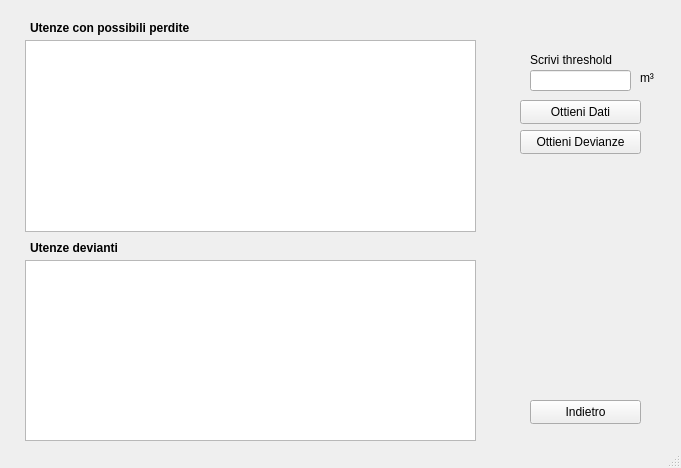
<?xml version="1.0" encoding="UTF-8"?>
<ui version="4.0">
 <class>Analisi</class>
 <widget class="QMainWindow" name="Analisi">
  <property name="geometry">
   <rect>
    <x>0</x>
    <y>0</y>
    <width>681</width>
    <height>468</height>
   </rect>
  </property>
  <property name="minimumSize">
   <size>
    <width>681</width>
    <height>468</height>
   </size>
  </property>
  <property name="maximumSize">
   <size>
    <width>681</width>
    <height>468</height>
   </size>
  </property>
  <property name="windowTitle">
   <string>Analisi dei consumi</string>
  </property>
  <widget class="QWidget" name="centralwidget">
   <widget class="QLabel" name="label_perdite">
    <property name="geometry">
     <rect>
      <x>30</x>
      <y>20</y>
      <width>271</width>
      <height>16</height>
     </rect>
    </property>
    <property name="font">
     <font>
      <weight>75</weight>
      <bold>true</bold>
     </font>
    </property>
    <property name="text">
     <string>Utenze con possibili perdite</string>
    </property>
   </widget>
   <widget class="QLabel" name="label_devianti">
    <property name="geometry">
     <rect>
      <x>30</x>
      <y>240</y>
      <width>141</width>
      <height>16</height>
     </rect>
    </property>
    <property name="font">
     <font>
      <weight>75</weight>
      <bold>true</bold>
     </font>
    </property>
    <property name="text">
     <string>Utenze devianti</string>
    </property>
   </widget>
   <widget class="QPushButton" name="button_dati">
    <property name="geometry">
     <rect>
      <x>520</x>
      <y>100</y>
      <width>121</width>
      <height>24</height>
     </rect>
    </property>
    <property name="text">
     <string>Ottieni Dati</string>
    </property>
   </widget>
   <widget class="QLineEdit" name="take_threshold">
    <property name="geometry">
     <rect>
      <x>530</x>
      <y>70</y>
      <width>101</width>
      <height>21</height>
     </rect>
    </property>
   </widget>
   <widget class="QLabel" name="label_threshold">
    <property name="geometry">
     <rect>
      <x>530</x>
      <y>50</y>
      <width>111</width>
      <height>20</height>
     </rect>
    </property>
    <property name="text">
     <string>Scrivi threshold</string>
    </property>
   </widget>
   <widget class="QPushButton" name="exit_button">
    <property name="geometry">
     <rect>
      <x>530</x>
      <y>400</y>
      <width>111</width>
      <height>24</height>
     </rect>
    </property>
    <property name="text">
     <string>Indietro</string>
    </property>
   </widget>
   <widget class="QListWidget" name="list_perdite">
    <property name="geometry">
     <rect>
      <x>25</x>
      <y>40</y>
      <width>451</width>
      <height>192</height>
     </rect>
    </property>
   </widget>
   <widget class="QListWidget" name="list_devianti">
    <property name="geometry">
     <rect>
      <x>25</x>
      <y>260</y>
      <width>451</width>
      <height>181</height>
     </rect>
    </property>
   </widget>
   <widget class="QLabel" name="label">
    <property name="geometry">
     <rect>
      <x>640</x>
      <y>70</y>
      <width>21</width>
      <height>16</height>
     </rect>
    </property>
    <property name="text">
     <string>m³</string>
    </property>
   </widget>
   <widget class="QPushButton" name="deviance_button">
    <property name="geometry">
     <rect>
      <x>520</x>
      <y>130</y>
      <width>121</width>
      <height>24</height>
     </rect>
    </property>
    <property name="text">
     <string>Ottieni Devianze</string>
    </property>
   </widget>
  </widget>
  <widget class="QStatusBar" name="statusbar"/>
 </widget>
 <resources/>
 <connections/>
</ui>
